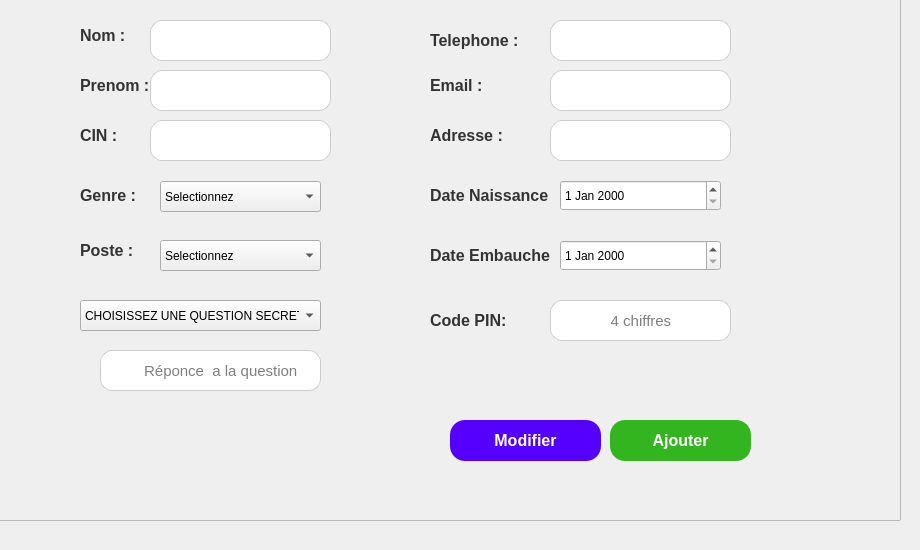
      <widget class="QWidget" name="tab_5">
       <attribute name="title">
        <string>Ajout/Modif Employés</string>
       </attribute>
       <widget class="QFrame" name="formFrame_2">
        <property name="geometry">
         <rect>
          <x>-10</x>
          <y>-20</y>
          <width>911</width>
          <height>541</height>
         </rect>
        </property>
        <property name="styleSheet">
         <string notr="true">QFrame#formFrame {
    background-color: #F5F5F5;   /* Fond clair pour contraste */
    border-radius: 25px;          /* Bords arrondis */
    border: 1px solid #CCCCCC;    /* Légère bordure grise */
    padding: 20px;                /* Espacement intérieur */
}

/* Labels du formulaire */
QLabel {
    color: #333333;
    font-size: 16px;
    font-weight: 500;
}

/* Champs de saisie */
QLineEdit {
    background-color: #FFFFFF;
    border: 1px solid #CCCCCC;
    border-radius: 12px;
    padding: 8px 12px;
    font-size: 15px;
    color: #000000;
}

QLineEdit:focus {
    border: 2px solid #4A90E2;   /* Focus bleu pro */
}

/* Boutons du formulaire */
QPushButton {
    background-color: #4A90E2;
    color: #FFFFFF;
    border-radius: 15px;
    padding: 10px 20px;
    font-size: 16px;
    font-weight: bold;
}

QPushButton:hover {
    background-color: #357ABD;  /* Hover légèrement plus foncé */
}

QPushButton:pressed {
    background-color: #2E5C9A;  /* Effet click */
}</string>
        </property>
        <property name="frameShape">
         <enum>QFrame::Shape::StyledPanel</enum>
        </property>
        <property name="frameShadow">
         <enum>QFrame::Shadow::Raised</enum>
        </property>
        <widget class="QLabel" name="label_18">
         <property name="geometry">
          <rect>
           <x>90</x>
           <y>40</y>
           <width>71</width>
           <height>31</height>
          </rect>
         </property>
         <property name="text">
          <string>Nom :</string>
         </property>
        </widget>
        <widget class="QLabel" name="label_19">
         <property name="geometry">
          <rect>
           <x>90</x>
           <y>90</y>
           <width>91</width>
           <height>31</height>
          </rect>
         </property>
         <property name="text">
          <string>Prenom :</string>
         </property>
        </widget>
        <widget class="QLabel" name="label_20">
         <property name="geometry">
          <rect>
           <x>90</x>
           <y>140</y>
           <width>91</width>
           <height>31</height>
          </rect>
         </property>
         <property name="text">
          <string>CIN :</string>
         </property>
        </widget>
        <widget class="QLabel" name="label_21">
         <property name="geometry">
          <rect>
           <x>440</x>
           <y>200</y>
           <width>121</width>
           <height>31</height>
          </rect>
         </property>
         <property name="text">
          <string>Date Naissance :</string>
         </property>
        </widget>
        <widget class="QLabel" name="label_22">
         <property name="geometry">
          <rect>
           <x>90</x>
           <y>200</y>
           <width>91</width>
           <height>31</height>
          </rect>
         </property>
         <property name="text">
          <string>Genre :</string>
         </property>
        </widget>
        <widget class="QComboBox" name="comboBox_genre_2">
         <property name="geometry">
          <rect>
           <x>170</x>
           <y>201</y>
           <width>161</width>
           <height>31</height>
          </rect>
         </property>
         <item>
          <property name="text">
           <string>Selectionnez</string>
          </property>
         </item>
         <item>
          <property name="text">
           <string>Homme</string>
          </property>
         </item>
         <item>
          <property name="text">
           <string>Femme</string>
          </property>
         </item>
        </widget>
        <widget class="QDateEdit" name="dateEdit_naissance_2">
         <property name="geometry">
          <rect>
           <x>570</x>
           <y>200</y>
           <width>161</width>
           <height>31</height>
          </rect>
         </property>
        </widget>
        <widget class="QLabel" name="label_23">
         <property name="geometry">
          <rect>
           <x>440</x>
           <y>140</y>
           <width>91</width>
           <height>31</height>
          </rect>
         </property>
         <property name="text">
          <string>Adresse :</string>
         </property>
        </widget>
        <widget class="QLabel" name="label_24">
         <property name="geometry">
          <rect>
           <x>440</x>
           <y>50</y>
           <width>91</width>
           <height>21</height>
          </rect>
         </property>
         <property name="text">
          <string>Telephone :</string>
         </property>
        </widget>
        <widget class="QLabel" name="label_25">
         <property name="geometry">
          <rect>
           <x>440</x>
           <y>90</y>
           <width>71</width>
           <height>31</height>
          </rect>
         </property>
         <property name="text">
          <string>Email :</string>
         </property>
        </widget>
        <widget class="QLabel" name="label_26">
         <property name="geometry">
          <rect>
           <x>90</x>
           <y>260</y>
           <width>71</width>
           <height>21</height>
          </rect>
         </property>
         <property name="text">
          <string>Poste :</string>
         </property>
        </widget>
        <widget class="QLabel" name="label_27">
         <property name="geometry">
          <rect>
           <x>440</x>
           <y>260</y>
           <width>131</width>
           <height>31</height>
          </rect>
         </property>
         <property name="text">
          <string>Date Embauche  :</string>
         </property>
        </widget>
        <widget class="QComboBox" name="comboBox_poste_2">
         <property name="geometry">
          <rect>
           <x>170</x>
           <y>260</y>
           <width>161</width>
           <height>31</height>
          </rect>
         </property>
         <item>
          <property name="text">
           <string>Selectionnez</string>
          </property>
         </item>
         <item>
          <property name="text">
           <string>Moniteur</string>
          </property>
         </item>
         <item>
          <property name="text">
           <string>Secretaire </string>
          </property>
         </item>
         <item>
          <property name="text">
           <string>RH</string>
          </property>
         </item>
        </widget>
        <widget class="QDateEdit" name="dateEdit_embauche_2">
         <property name="geometry">
          <rect>
           <x>570</x>
           <y>260</y>
           <width>161</width>
           <height>31</height>
          </rect>
         </property>
        </widget>
        <widget class="QPushButton" name="pushButton_ajout_2">
         <property name="geometry">
          <rect>
           <x>620</x>
           <y>440</y>
           <width>141</width>
           <height>41</height>
          </rect>
         </property>
         <property name="styleSheet">
          <string notr="true">background-color: rgb(51, 181, 31);
font: 12pt &quot;Segoe UI&quot;;</string>
         </property>
         <property name="text">
          <string>Ajouter</string>
         </property>
        </widget>
        <widget class="QLineEdit" name="lineEdit_nom_2">
         <property name="geometry">
          <rect>
           <x>160</x>
           <y>40</y>
           <width>181</width>
           <height>41</height>
          </rect>
         </property>
        </widget>
        <widget class="QLineEdit" name="lineEdit_prenom_2">
         <property name="geometry">
          <rect>
           <x>160</x>
           <y>90</y>
           <width>181</width>
           <height>41</height>
          </rect>
         </property>
        </widget>
        <widget class="QLineEdit" name="lineEdit_cin_2">
         <property name="geometry">
          <rect>
           <x>160</x>
           <y>140</y>
           <width>181</width>
           <height>41</height>
          </rect>
         </property>
        </widget>
        <widget class="QLineEdit" name="lineEdit_adresse_2">
         <property name="geometry">
          <rect>
           <x>560</x>
           <y>140</y>
           <width>181</width>
           <height>41</height>
          </rect>
         </property>
        </widget>
        <widget class="QLineEdit" name="lineEdit_telephone_2">
         <property name="geometry">
          <rect>
           <x>560</x>
           <y>40</y>
           <width>181</width>
           <height>41</height>
          </rect>
         </property>
        </widget>
        <widget class="QLineEdit" name="lineEdit_email_2">
         <property name="geometry">
          <rect>
           <x>560</x>
           <y>90</y>
           <width>181</width>
           <height>41</height>
          </rect>
         </property>
        </widget>
        <widget class="QPushButton" name="modif_4">
         <property name="geometry">
          <rect>
           <x>460</x>
           <y>440</y>
           <width>151</width>
           <height>41</height>
          </rect>
         </property>
         <property name="styleSheet">
          <string notr="true">background-color: rgb(85, 0, 255);</string>
         </property>
         <property name="text">
          <string>Modifier</string>
         </property>
        </widget>
        <widget class="QLineEdit" name="lineEditPIN">
         <property name="geometry">
          <rect>
           <x>560</x>
           <y>320</y>
           <width>181</width>
           <height>41</height>
          </rect>
         </property>
         <property name="echoMode">
          <enum>QLineEdit::EchoMode::Password</enum>
         </property>
         <property name="placeholderText">
          <string>           4 chiffres</string>
         </property>
        </widget>
        <widget class="QLineEdit" name="lineEditReponse">
         <property name="geometry">
          <rect>
           <x>110</x>
           <y>370</y>
           <width>221</width>
           <height>41</height>
          </rect>
         </property>
         <property name="placeholderText">
          <string>       Réponce  a la question</string>
         </property>
        </widget>
        <widget class="QComboBox" name="comboBoxQuestion">
         <property name="geometry">
          <rect>
           <x>90</x>
           <y>320</y>
           <width>241</width>
           <height>31</height>
          </rect>
         </property>
         <item>
          <property name="text">
           <string>CHOISISSEZ UNE QUESTION SECRETE</string>
          </property>
         </item>
         <item>
          <property name="text">
           <string>Quel est le prénom de votre premier professeur de conduite ?</string>
          </property>
         </item>
         <item>
          <property name="text">
           <string>Quelle était votre première voiture ?</string>
          </property>
         </item>
         <item>
          <property name="text">
           <string>Dans quelle ville êtes-vous né(e) ?</string>
          </property>
         </item>
         <item>
          <property name="text">
           <string>Quel est le nom de votre meilleur ami d’enfance ?</string>
          </property>
         </item>
         <item>
          <property name="text">
           <string>Quel est le nom de votre animal de compagnie ?</string>
          </property>
         </item>
         <item>
          <property name="text">
           <string>Quel est le nom de votre école primaire ?</string>
          </property>
         </item>
         <item>
          <property name="text">
           <string>Quelle est votre couleur préférée ?</string>
          </property>
         </item>
         <item>
          <property name="text">
           <string>Quelle est votre date de naissance (jour du mois) ?</string>
          </property>
         </item>
         <item>
          <property name="text">
           <string>Quel est le modèle de votre première moto ?</string>
          </property>
         </item>
         <item>
          <property name="text">
           <string>Quelle est votre matière préférée à l’école ?</string>
          </property>
         </item>
        </widget>
        <widget class="QLabel" name="label_7">
         <property name="geometry">
          <rect>
           <x>440</x>
           <y>330</y>
           <width>111</width>
           <height>21</height>
          </rect>
         </property>
         <property name="text">
          <string>Code PIN:</string>
         </property>
        </widget>
       </widget>
      </widget>
